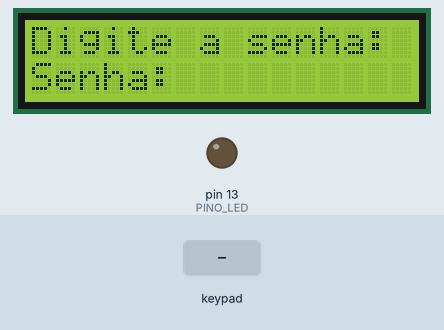
Simulated run of this sketch. Board: Arduino Uno, built with avr-gcc and run on an emulated ATmega328P. Parts: 16×2 character LCD, output pins drawn as LEDs (lit = HIGH). Inputs (shaded band) come from the test bench.

Above: at 3.3 s.
3.4 s: keypad keys 1 2 3 * pressed 0.4 s apart
At 5.1 s:
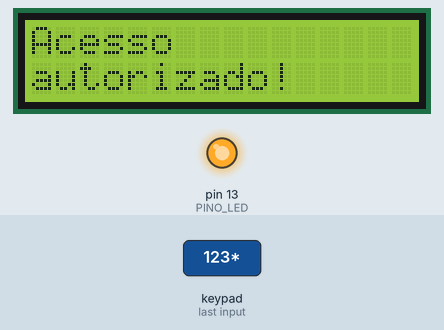
7.1 s: key '*' pressed
At 8.1 s:
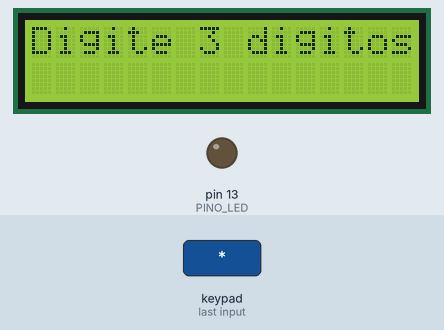
10.1 s: keypad keys 4 5 6 7 * pressed 0.4 s apart
At 13.0 s:
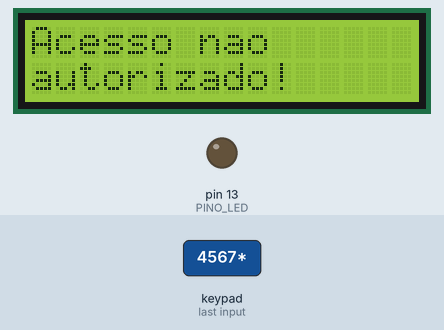
15.1 s: key '1' pressed
At 15.9 s:
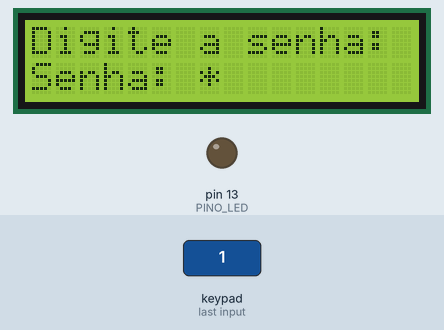
16.6 s: key '2' pressed
At 17.0 s:
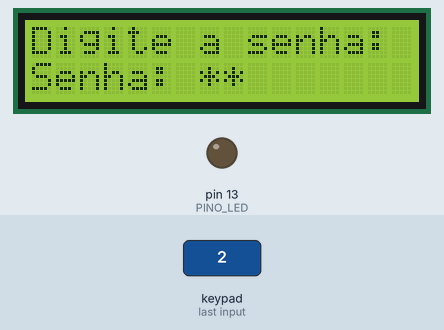
Timing chart, 0 to 19.1 s (numbered marks = the images above; inputs shaded):
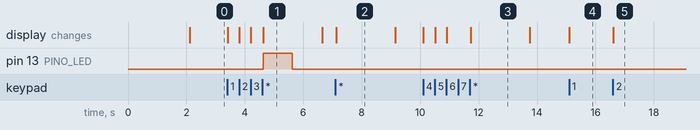

Measured:
- after the input at 3.4 s, pin 13 (PINO_LED): LOW → HIGH after 1.2 s, → LOW 1.0 s later; the display: first changes at once (image 1 shows a later state)
- after the input at 7.1 s, the display: changes at once (image 2)
- after the input at 10.1 s, the display: first changes at once (image 3 shows a later state)
- after the input at 15.1 s, the display: changes at once (image 4)
- after the input at 16.6 s, the display: changes at once (image 5)
- what the display in image 1 shows lasts 2.1 s, from 4.6 s to 6.7 s

The sketch:

key.ino
```cpp
#include <Keypad.h>
#include <Password.h>
#include <Wire.h>
#include <LiquidCrystal_I2C.h>

LiquidCrystal_I2C lcd(0x50, 16, 2);

const byte NUMERO_LINHAS = 4;
const byte NUMERO_COLUNAS = 3;

char mapaDoTeclado[NUMERO_LINHAS][NUMERO_COLUNAS] = {
  {'1', '2', '3'},
  {'4', '5', '6'},
  {'7', '8', '9'},
  {'*', '0', '#'}
};

byte pinosDasLinhas[NUMERO_LINHAS] = {4, 5, 6, 7};
byte pinosDasColunas[NUMERO_COLUNAS] = {8, 9, 10};

Keypad teclado = Keypad(
  makeKeymap(mapaDoTeclado),
  pinosDasLinhas,
  pinosDasColunas,
  NUMERO_LINHAS,
  NUMERO_COLUNAS
);

Password senha = Password("123");

const int PINO_LED = 13;
int quantidadeDeDigitos = 0;
const int MAXIMO_DE_DIGITOS = 3;

void setup() {
  pinMode(PINO_LED, OUTPUT);
  digitalWrite(PINO_LED, LOW);

  lcd.init();
  lcd.backlight();

  lcd.setCursor(0, 0);
  lcd.print("Tranca Eletronica");
  lcd.setCursor(0, 1);
  lcd.print("Digite a senha:");

  delay(2000);

  pedirSenha();
}

void loop() {
  char teclaPressionada = teclado.getKey();

  if (teclaPressionada != NO_KEY) {
    processarTecla(teclaPressionada);
  }
}

void pedirSenha() {
  lcd.clear();
  lcd.setCursor(0, 0);
  lcd.print("Digite a senha:");
  lcd.setCursor(0, 1);
  lcd.print("Senha: ");

  senha.reset();
  quantidadeDeDigitos = 0;
}

void processarTecla(char tecla) {

  if (tecla >= '0' && tecla <= '9') {

    if (quantidadeDeDigitos < MAXIMO_DE_DIGITOS) {
      senha.append(tecla);
      quantidadeDeDigitos++;

      lcd.setCursor(7 + quantidadeDeDigitos - 1, 1);
      lcd.print("*");
    }
  }

  else if (tecla == '*') {
    verificarSenha();
  }

  else if (tecla == '#') {
    pedirSenha();
  }
}

void verificarSenha() {

  if (quantidadeDeDigitos < MAXIMO_DE_DIGITOS) {
    lcd.clear();
    lcd.setCursor(0, 0);
    lcd.print("Digite 3 digitos!");
    delay(2000);
    pedirSenha();
    return;
  }

  if (senha.evaluate()) {
    acessoAutorizado();
  } else {
    acessoNegado();
  }
}

void acessoAutorizado() {
  lcd.clear();
  lcd.setCursor(0, 0);
  lcd.print("Acesso");
  lcd.setCursor(0, 1);
  lcd.print("autorizado!");

  digitalWrite(PINO_LED, HIGH);
  delay(1000);
  digitalWrite(PINO_LED, LOW);

  delay(1000);

  pedirSenha();
}

void acessoNegado() {
  lcd.clear();
  lcd.setCursor(0, 0);
  lcd.print("Acesso nao");
  lcd.setCursor(0, 1);
  lcd.print("autorizado!");

  delay(2000);
  pedirSenha();
}
```
